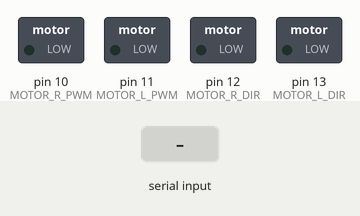
Simulated run of this sketch. Board: Arduino Uno, built with avr-gcc and run on an emulated ATmega328P. Shown: switched loads named in the sketch (green lamp = pin HIGH). The test bench sets the inputs (shaded band). What the sketch prints to the serial monitor is not drawn.

Above: at 1.2 s.
1.3 s: "1" received over Serial
At 3.4 s:
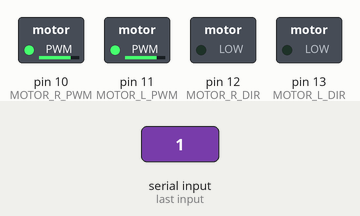
3.8 s: "5" received over Serial
At 5.3 s:
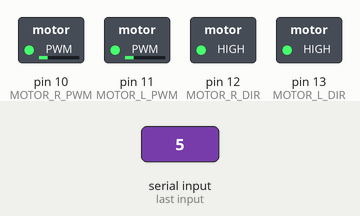
6.3 s: "3" received over Serial
At 7.3 s:
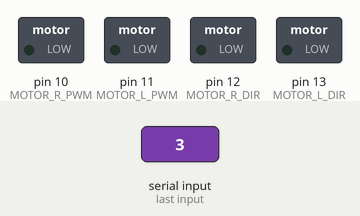
Timing chart, 0 to 9.3 s (numbered marks = the images above; inputs shaded):
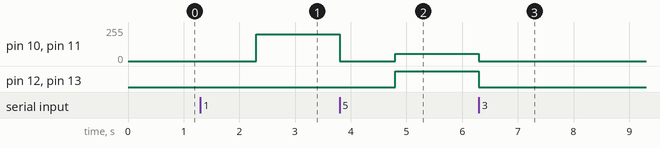

The sketch:

motorstyringDemo2.ino
```cpp
/*
  HG7881_Motor_Driver_Example - Arduino sketch
*/

// Left motor
#define MOTOR_L_PWM 11 // PIN D11 --> Motor B Input A --> MOTOR B+ / PWM Speed (IA2) GUL
#define MOTOR_L_DIR 13 // PIN D13 --> Motor B Input B --> MOTOR B  / Direction (IB2) ORANGE
// Right motor
#define MOTOR_R_PWM 10 // PIN D10 --> Motor B Input A --> MOTOR B+ / PWM Speed (IA1) GRÅ
#define MOTOR_R_DIR 12 // PIN D12 --> Motor B Input B --> MOTOR B  / Direction (IB1) HVID

//Speed
#define PWM_SLOW 100  // arbitrary slow speed PWM duty cycle
#define PWM_MID 150 // arbitrary medium speed PWM duty cycle
#define PWM_FAST 200 // arbitrary fast speed PWM duty cycle
#define DIR_DELAY 1000 // brief delay for abrupt motor changes

#define M_FORWARD LOW
#define M_REVERSE HIGH

void setup() {
  Serial.begin( 9600 );

  pinMode( MOTOR_L_DIR, OUTPUT );
  pinMode( MOTOR_L_PWM, OUTPUT );
  digitalWrite( MOTOR_L_DIR, LOW );
  digitalWrite( MOTOR_L_PWM, LOW );

  pinMode( MOTOR_R_DIR, OUTPUT );
  pinMode( MOTOR_R_PWM, OUTPUT );
  digitalWrite( MOTOR_R_DIR, LOW );
  digitalWrite( MOTOR_R_PWM, LOW );
}

void stopMotor() {
      // always stop motors briefly before abrupt changes
      digitalWrite( MOTOR_L_DIR, LOW );
      digitalWrite( MOTOR_L_PWM, LOW );
      digitalWrite( MOTOR_R_DIR, LOW );
      digitalWrite( MOTOR_R_PWM, LOW );
}

void turnLR() {
      // Turn left or right
      // Der skal modtages 2 parametre
      // L/R og faktor for hastighedsforskel
      // kald speed med de respektive paramertre
}

void spinLR() {
      // Spin left or right
      // Der skal modtages 1 parameter (L/R)
      // Motorene sættes til at køre modsat hinanden
      // digitalWrite( MOTOR_L_DIR, M_FORWARD );
      // digitalWrite( MOTOR_R_DIR, M_REVERSE );

}

void speed(int speedL, int speedR, int mDir) {
    if (mDir == HIGH) {
        //If reverse
        speedL = invertOurValue( speedL );
        speedR = invertOurValue( speedR );
    }
    digitalWrite( MOTOR_L_DIR, mDir );
    digitalWrite( MOTOR_R_DIR, mDir );

    analogWrite( MOTOR_L_PWM, speedL );
    analogWrite( MOTOR_R_PWM, speedR );
}


int invertOurValue(int input) {
  return 255 - input;
}

void loop() {
  boolean isValidInput;
  int bias = 0; // Compensation to right motor  // draw a menu on the serial port
  Serial.println( "-----------------------------" );
  Serial.println( "MENU:" );
  Serial.println( "1) Fast forward" );
  Serial.println( "3) Soft stop (coast)" );
  Serial.println( "5) Fast reverse" );
  Serial.println( "-----------------------------" );
  do
  {
    byte c;
    // get the next character from the serial port
    Serial.print( "?" );
    while( !Serial.available() )
      ; // LOOP...
    c = Serial.read();
    // execute the menu option based on the character recieved
    switch( c )
    {
      case '1': // 1) Fast forward
        Serial.println( "Fast forward..." );
        stopMotor();
        delay( DIR_DELAY );
        speed(PWM_FAST, PWM_FAST + bias, M_FORWARD);

        isValidInput = true;
        break;

      case '3': // 3) Soft stop (preferred)
        Serial.println( "Soft stop (coast)..." );
        stopMotor();
        isValidInput = true;
        break;


      case '5': // 5) Fast reverse
        Serial.println( "Fast reverse..." );
        stopMotor();
        delay( DIR_DELAY );
        speed(PWM_FAST, PWM_FAST + bias, M_REVERSE);

        isValidInput = true;
        break;

      default:
        // wrong character! display the menu again!
        isValidInput = false;
        break;
    }
  } while( isValidInput == true );

  // repeat the main loop and redraw the menu...
}
```

Measured:
- after the input at 1.3 s, pin 10 (MOTOR_R_PWM), pin 11 (MOTOR_L_PWM): 0/255 → 200/255 after 1.0 s
- after the input at 3.8 s, pin 10 (MOTOR_R_PWM), pin 11 (MOTOR_L_PWM): 200/255 → 0/255 at once, → 55/255 1.0 s later; pin 12 (MOTOR_R_DIR), pin 13 (MOTOR_L_DIR): LOW → HIGH after 1.0 s
- after the input at 6.3 s, pin 10 (MOTOR_R_PWM), pin 11 (MOTOR_L_PWM): 55/255 → 0/255 at once; pin 12 (MOTOR_R_DIR), pin 13 (MOTOR_L_DIR): HIGH → LOW at once
